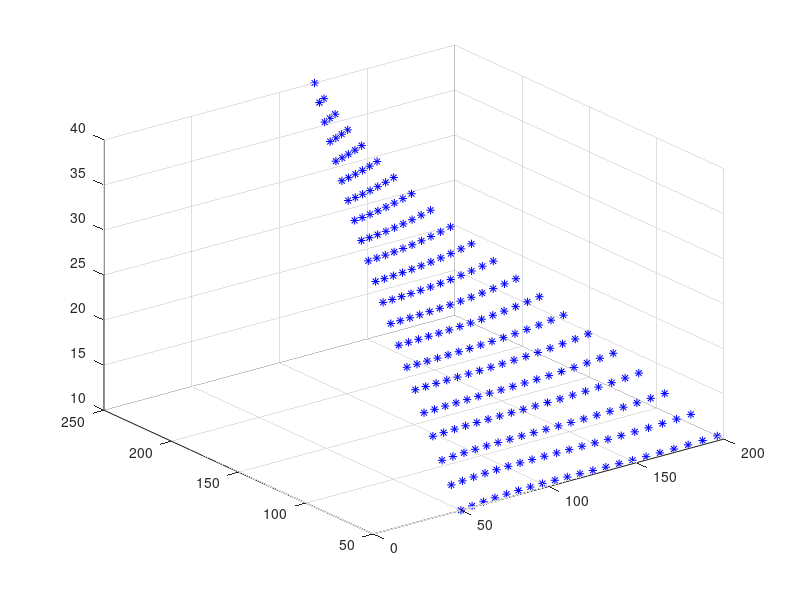

Write the MATLAB code that produced this figure.
% *********************PROGRAM FOR TRIANGULAR PATCH ******************
% INPUT ARGUMENTS : COORDINATES
% OUTPUT : PLOT OF TRIANGULAR PATCH
% *************************************************************************

clc;
clear;
close all;
n = 3;
x = [50 100 140 200 90 120 180 100 130 120];
y = [50 60 50 55 150 140 160 200 220 250];
z = [10 10 10 10 20 20 20 30 30 40];
for u = 0:0.05:1
    for v = 0:0.05:1
        for w = 0:0.05:1
            l=u+v+w;
            if l>=0.99 && l<=1.001
                x1 = 0;y1 =0;z1 =0;t=1;
                for i = 0:1:n
                    for j = 0:1:n
                        for k = 0:1:n
                            if i+j+k ==n
                                p = factorial(n);
                                q = factorial(i)*factorial(j)*factorial(k);
                                B = (p/q)*(u^i)*(v^j)*(w^k);
                                x1 = x1+ B*x(t);
                                y1 = y1+ B*y(t);
                                z1 = z1+ B*z(t);
                                t = t+1;
                            end
                        end
                    end
                end
                plot3(x1,y1,z1,'*b');hold on;grid on;rotate3d on;
            end
        end
    end
end